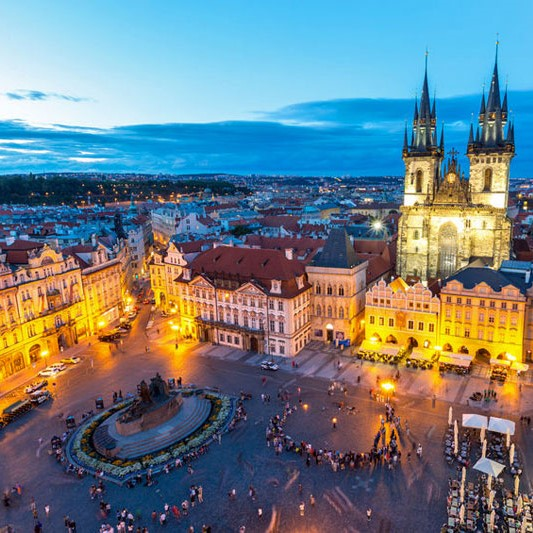
#> input picture goruntuanaliz2/prag.jpg, 533 x 533 px
$ python main.py
#> lines starting #> are read from the running program, lines starting #| are printed output that depends on the picture
import numpy as np
import cv2


foto = cv2.imread("prag.jpg",0)
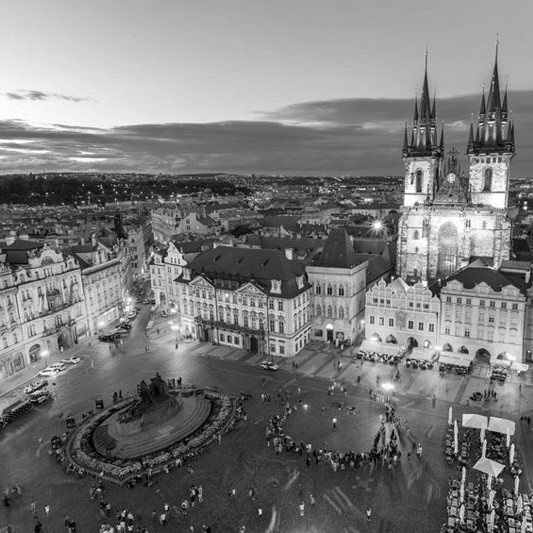
#> foto: shape (533, 533); min 0, max 255, mean 121.7
cv2.imshow("...",foto)
cv2.waitKey()

[w,h] = foto.shape
#> w = 533; h = 533
u=0
f_max=0
for v in range (0,h):
    for u in range (0,w):
        f_max+=foto[u,v] #np.max(foto)
#> after the loop, f_max = 34585991
print(f_max)
#| 34585991
v,u=0,0
for v in range (0, h):
    for u in range (0,w):
        foto[u,v]=255-foto[u,v]
        if foto[u,v]<0:
            foto[u,v]=0
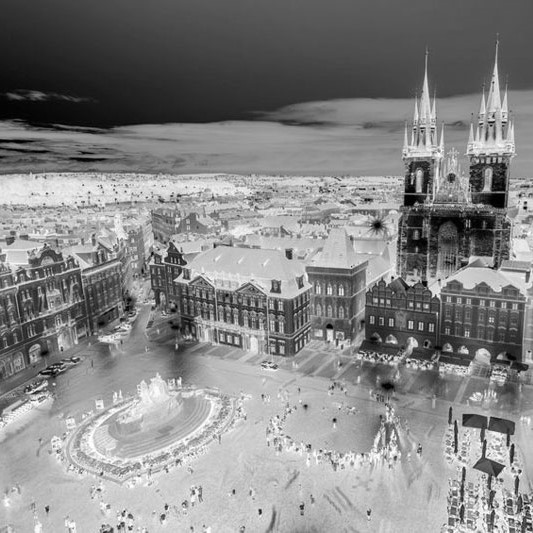
#> foto: shape (533, 533); min 0, max 255, mean 133.3
cv2.imshow("...",foto)
cv2.waitKey()
